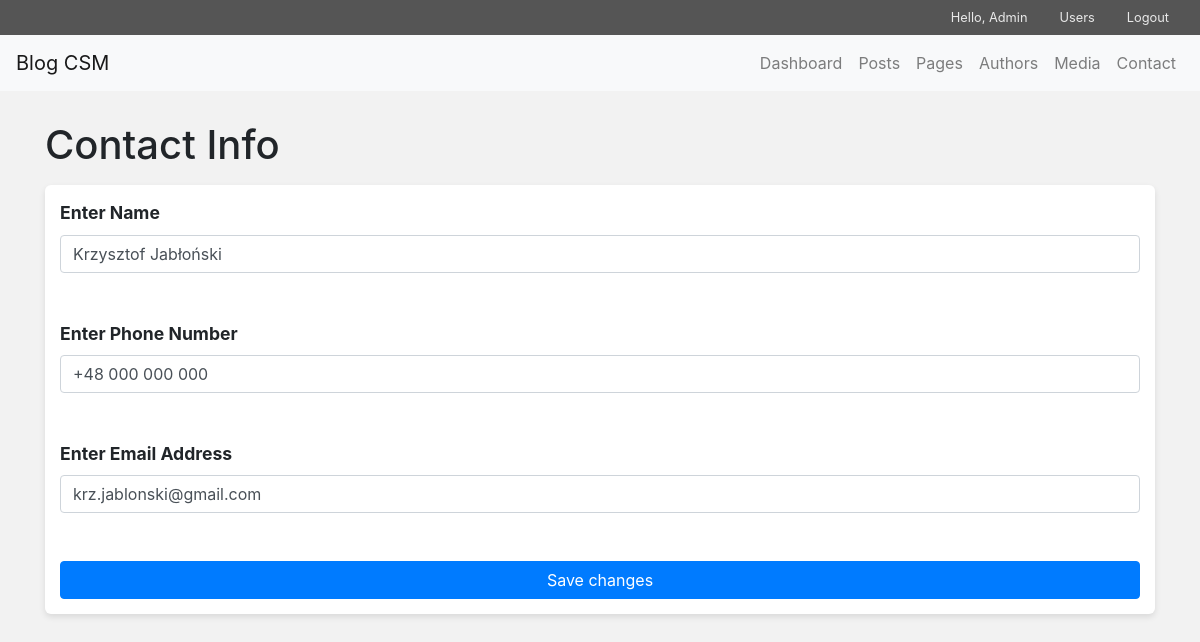
The page /admin/contact-info.php (signed in) on the database its author committed.
### tables this page shows
CREATE TABLE `contact` (
  `id` int(11) NOT NULL,
  `name` text NOT NULL,
  `phone` text NOT NULL,
  `email` text NOT NULL
);

### admin/inc/classes/dbh.class.inc.php (called while the page is built)
<?php
class Dbh {
  private $DB_host = 'localhost';
  private $DB_driver = 'mysql';
  private $DB_database = 'bs_blog_cms';
  private $DB_user_name = 'root';
  private $DB_user_password = '';
  private $DB_charset = 'utf8mb4';
  protected function connect(){
    try {
      $dsn = $this->DB_driver.':host='.$this->DB_host.';dbname='.$this->DB_database.';charset='.$this->DB_charset;
      $pdo = new PDO($dsn, $this->DB_user_name, $this->DB_user_password);
      $pdo->setAttribute(PDO::ATTR_ERRMODE, PDO::ERRMODE_EXCEPTION);
    } catch (Exception $e) {
      echo 'Connection failed: '.$e->getMessage();
    }
    return $pdo;
  }
}

### admin/inc/classes/contact.class.inc.php (called while the page is built, shortened)
<?php
class Contact extends Dbh{
  public function get_contact(){
    $sql = "SELECT * FROM contact";
    try {
      $query = $this->connect()->query($sql);
      $output = $query->fetch(PDO::FETCH_ASSOC);
    } catch (Exception $e) {
      $error_message = $e->getMessage();
    }
    if(isset($error_message)){
      return $error_message;
    }else{
      return $output;
    }
  }
}

### admin/contact-info.php (the view, shortened to what this page needs)
<?php
$page_title = 'Contact Info';
include 'inc/admin_header.inc.php';
$contact = new Contact;
$contact_info = $contact->get_contact();
?>
<div class="col-md-12">
  <h1 class="mb-3"><?php echo $page_title; ?></h1>
  <form class="" action="" html" method="post">
    <div class="form-group">
      <label for="name">Enter Name</label>
      <input type="text" name="name" class="form-control mb-5" value="<?php if(isset($contact_info['name'])) echo $contact_info['name']; ?>">
      <label for="phone">Enter Phone Number</label>
      <input type="text" name="phone" class="form-control mb-5" value="<?php if(isset($contact_info['phone'])) echo $contact_info['phone']; ?>">
      <label for="email">Enter Email Address</label>
      <input type="text" name="email" class="form-control mb-5" value="<?php if(isset($contact_info['email'])) echo $contact_info['email']; ?>">
      <button type="submit" class="btn btn-primary btn-block">Save changes</button>
    </div>
  </form>
</div>

### admin/css/admin_styles.css (style rules this page uses)
body { background-color: #f2f2f2; }
.form-group { background-color: white; padding: 15px; -webkit-border-radius: 6px; -moz-border-radius: 6px; border-radius: 6px; -webkit-box-shadow: 0 3px 6px rgba(0, 0, 0, 0.1); -moz-box-shadow: 0 3px 6px rgba(0, 0, 0, 0.1); box-shadow: 0 3px 6px rgba(0, 0, 0, 0.1); }
.form-group label { font-size: 1.1em; font-weight: bold; }

### rows shown on the page
contact: name "Krzysztof Jabłoński", phone "+48 000 000 000", email "krz.jablonski@gmail.com"

### other values the page prints
$_SESSION['username'] "Admin"
$page_title "Contact Info"
